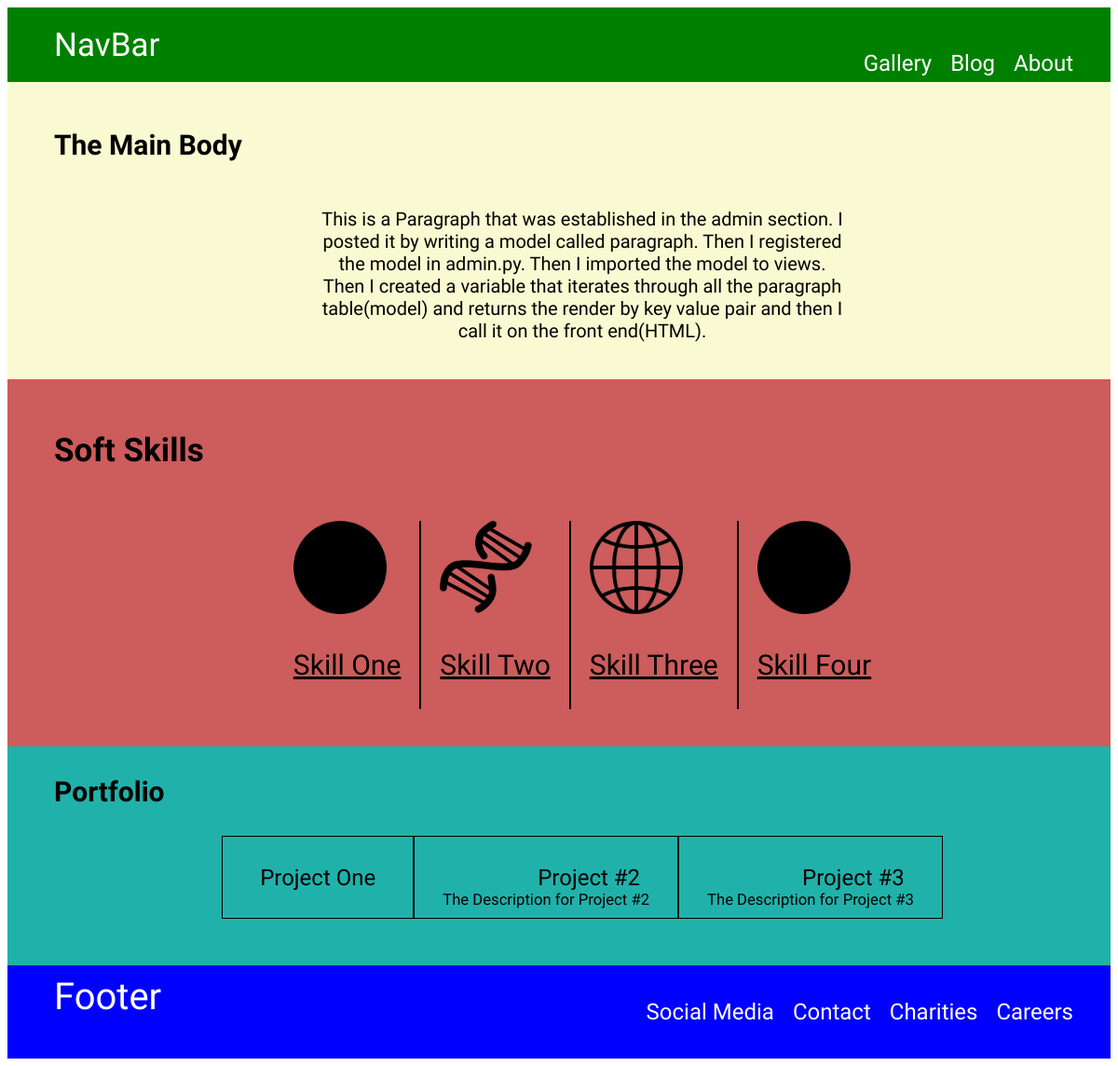
The app's page /, older data.
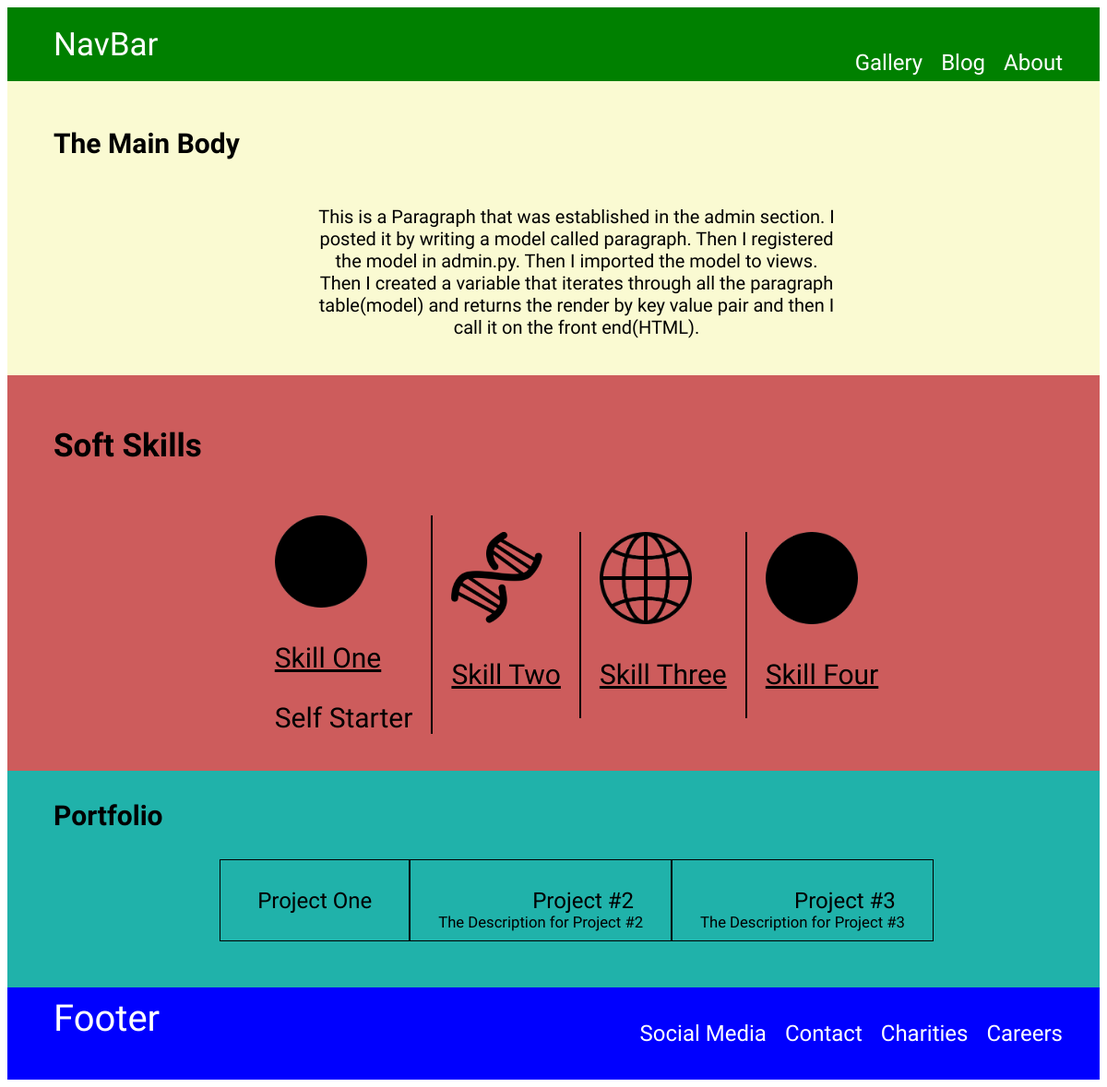
The same page, newer data.
### basic2/models.py (models this page shows)
class Paragraph(models.Model):
    paragraph = models.TextField(max_length=500)

class Skill1(models.Model):
    skill1 = models.CharField(max_length=100)

### basic2/views.py (the view)
# urls.py: path('', views.home, name='home'),
def home(request):
    paragraph = Paragraph.objects.all
    skill1 = Skill1.objects.all
    skill2 = Skill2.objects.filter(pk=2)
    skill3 = Skill3.objects.filter(pk=2)
    skill4 = Skill4.objects.filter(pk=3)
    skills1 = "Skill One"
    skills2 = "Skill Two"
    skills3 = "Skill Three"
    skills4 = "Skill Four"
    project1 = "Project One"
    projects = Project.objects.all
    return render(request, "home.html", {'paragraph': paragraph, 'skill1': skill1,
                                         'skills1': skills1, 'skill2': skill2, 'skills2': skills2,
                                                'skill3': skill3, 'skills3': skills3, 'skills4': skills4,
                                                        'skill4': skill4, 'project1': project1, 'projects': projects})

### basic2/templates/home.html (shortened to what this page needs)
<!DOCTYPE html>
{% load static %}
<html>
<head>
	<link rel="stylesheet" href="{% static '/css/home.css' %}">
</head>
<body>
	<div class="mama">
		<nav>
			<span class="navtitle">NavBar</span>
			<ul>
                <li><a href="#">About</a></li>
                <li><a href="blog">Blog</a></li>
				<li><a href="#">Gallery</a></li>
			</ul>
		</nav>
        {% block content %}
			<div class="paragraphs">
				<h3 id="maintitle">The Main Body</h3>
                <div id="paragraphparent">
                    <div id="words">
                            {% if paragraph %}
                                {% for words in paragraph %}
                                <p>{{ words.paragraph }}</p>
                                {% endfor %}
                            {% endif %}
                    </div>
                </div>
			</div>
			<div class="skills">
				<div id="skilltitle">
						<h3>Soft Skills</h3>
				</div>
				<div id="skillslist">
					<div id="skill1">
						<img src="{% static 'images/ball.webp' %}" height="100" width="100" alt="skill1">
                        <p id="underline">{{ skills1 }}</p>
                        {% if skill1 %}
                            {% for skill in skill1 %}
                                {{ skill.skill1 }}
                            {% endfor %}
                        {% endif %}
					</div>
					<div id="skill2">
						<img src="{% static 'images/dna2.webp' %}" height="100" width="100" alt="skill2">
						<p id="underline">{{ skills2 }}</p>
					</div>
					<div id="skill3">
						<img src="{% static 'images/world.webp' %}" height="100" width="100" alt="skill3">
						<p id="underline">{{ skills3 }}</p>
					</div>
					<div id="skill4">
						<img src="{% static 'images/ball.webp' %}" height="100" width="100" alt="skill4">
						<p id="underline">{{ skills4 }}</p>
					</div>
				</div>
			</div>
		<div class="portfolio">
			<h3 id="porttitle">Portfolio</h3>
				<div id="portfoliolist">
					<div id="porty1">
						<small><a href="#">{{ project1 }}</a></small>
					</div>
					<div id="porty2">
						<small><a href="#">Project #2</a></small>
						<small>The Description for Project #2</small>
					</div>
					<div id="porty3">
						<small><a href="#">Project #3</a></small>
						<small>The Description for Project #3</small>
					</div>
				</div>
		</div>
        {% endblock%}
		<footer>
			<span class="foottitle">Footer</span>
			<ul>
				<li><a href="#">Careers</a></li>
				<li><a href="#">Charities</a></li>
				<li><a href="#">Contact</a></li>
				<li><a href="#">Social Media</a></li>
			</ul>
		</footer>
	</div>
</body>
</html>

Row changes from the older to the newer data that the page shows:
added Skill1: skill1 "Self Starter"
